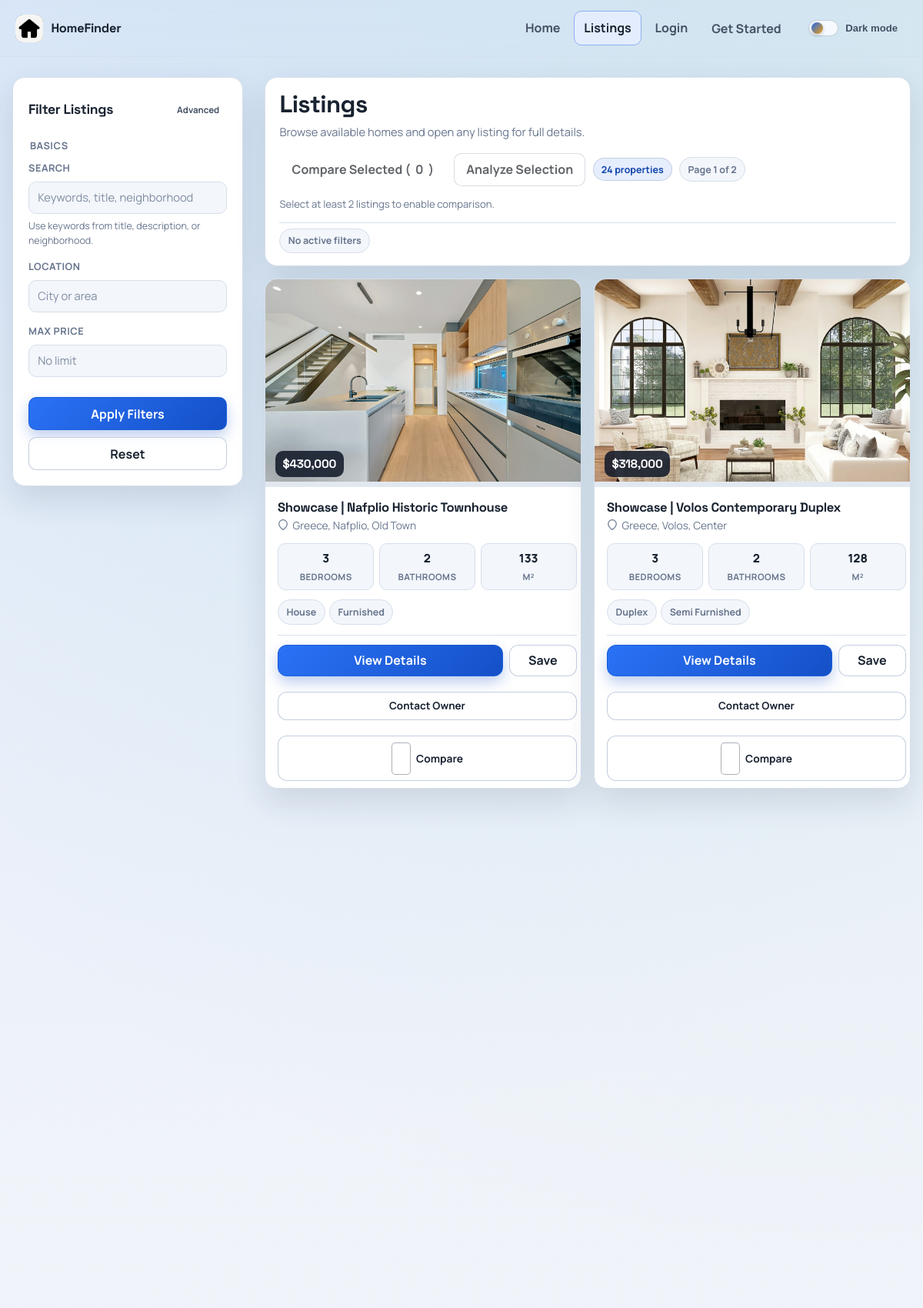
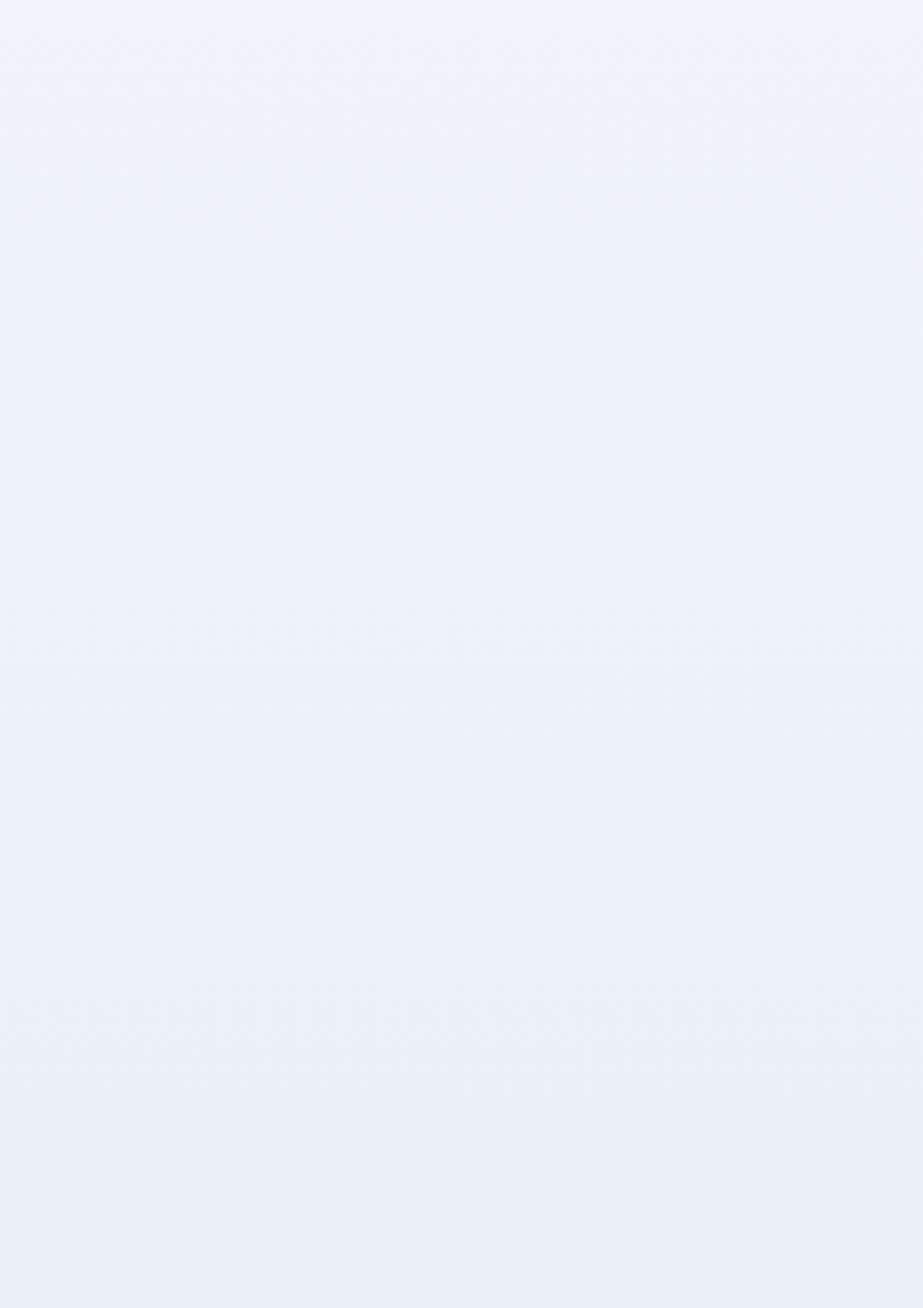
The page /listings (upper part) on the database its author committed (2 pictures, top to bottom).
### app/db/models/listing.py (models this page shows)
class Listing(Base):
    __tablename__ = "listings"
    id = Column(Integer, primary_key=True, index=True)
    title = Column(String, nullable=False)
    price = Column(Integer, nullable=False, index=True)
    location = Column(String, nullable=False, index=True)
    size = Column(Integer, nullable=False)
    image_url = Column(String, nullable=False)
    bedrooms = Column(Integer, nullable=False)
    bathrooms = Column(Integer, nullable=False)
    property_type = Column(String, nullable=False, index=True)
    furnished = Column(String, nullable=False)
    description = Column(String, nullable=False)
    owner_id = Column(Integer, ForeignKey("users.id"), nullable=False)
    owner = relationship("User", back_populates="listings")
    favorites = relationship("Favorite", back_populates="listing", cascade="all, delete-orphan")
    inquiries = relationship("Inquiry", back_populates="listing", cascade="all, delete-orphan")
    reservations = relationship("Reservation", back_populates="listing", cascade="all, delete-orphan")
    viewings = relationship("Viewing", back_populates="listing", cascade="all, delete-orphan")
    price_history = relationship("ListingPriceHistory", back_populates="listing", cascade="all, delete-orphan")

### app/web/routers/listings.py (the view)
@router.get("/listings", response_class=HTMLResponse)
def listings_page(
    request: Request,
    page: int = 1,
    page_size: int = 12,
    q: str | None = None,
    location: str | None = None,
    min_price: str | None = None,
    max_price: str | None = None,
    min_bedrooms: str | None = None,
    max_bedrooms: str | None = None,
    min_bathrooms: str | None = None,
    max_bathrooms: str | None = None,
    property_type: str | None = None,
    furnished: str | None = None,
    compare_error: str | None = None,
    compare_seed: str | None = None,
    compare_selected: str | None = None,
    db: Session = Depends(get_db),
):
    parsed_min_price = parse_optional_int_query(min_price)
    parsed_max_price = parse_optional_int_query(max_price)
    parsed_min_bedrooms = parse_optional_int_query(min_bedrooms)
    parsed_max_bedrooms = parse_optional_int_query(max_bedrooms)
    parsed_min_bathrooms = parse_optional_int_query(min_bathrooms)
    parsed_max_bathrooms = parse_optional_int_query(max_bathrooms)
    compare_error_message = COMPARE_ERROR_MESSAGES.get(compare_error)
    preselected_compare_ids = _parse_preselected_compare_ids(compare_seed, compare_selected)
    current_user_id, saved_listing_ids = _saved_listing_state(request, db)
    try:
        listing_filter = ListingFilter(
            query=q,
            location=location,
            min_price=parsed_min_price,
            max_price=parsed_max_price,
            min_bedrooms=parsed_min_bedrooms,
            max_bedrooms=parsed_max_bedrooms,
            min_bathrooms=parsed_min_bathrooms,
            max_bathrooms=parsed_max_bathrooms,
            property_type=property_type,
            furnished=furnished,
        )
    except ValidationError:
        return template_response(
            request,
            "listings.html",
            {
                "listings": [],
                "page": 1,
                "page_size": min(max(page_size, 1), 24),
                "total": 0,
                "total_pages": 1,
                "query": q or "",
                "location": location or "",
                "min_price": parsed_min_price,
                "max_price": parsed_max_price,
                "min_bedrooms": parsed_min_bedrooms,
                "max_bedrooms": parsed_max_bedrooms,
                "min_bathrooms": parsed_min_bathrooms,
                "max_bathrooms": parsed_max_bathrooms,
                "property_type": property_type or "",
                "furnished": furnished or "",
                "error": "Invalid search filters. Please correct your min/max values.",
                "can_save_listings": current_user_id is not None,
                "saved_listing_ids": saved_listing_ids,
                "preselected_compare_ids": preselected_compare_ids,
                "hidden_preselected_compare_ids": sorted(preselected_compare_ids),
            },
            status_code=400,
        )
    page_payload = search_listings_paginated_use_case(
        db,
        listing_filter,
        page=max(page, 1),
        page_size=min(max(page_size, 1), 24),
    )
    page_listing_ids = {item.id for item in page_payload.items}
    hidden_preselected_compare_ids = sorted(preselected_compare_ids.difference(page_listing_ids))
    total_pages = max((page_payload.total + page_payload.page_size - 1) // page_payload.page_size, 1)
    return template_response(
        request,
        "listings.html",
        {
            "listings": page_payload.items,
            "page": page_payload.page,
            "page_size": page_payload.page_size,
            "total": page_payload.total,
            "total_pages": total_pages,
            "query": q or "",
            "location": location or "",
            "min_price": parsed_min_price,
            "max_price": parsed_max_price,
            "min_bedrooms": parsed_min_bedrooms,
            "max_bedrooms": parsed_max_bedrooms,
            "min_bathrooms": parsed_min_bathrooms,
            "max_bathrooms": parsed_max_bathrooms,
            "property_type": property_type or "",
            "furnished": furnished or "",
            "error": compare_error_message,
            "can_save_listings": current_user_id is not None,
            "saved_listing_ids": saved_listing_ids,
            "preselected_compare_ids": preselected_compare_ids,
            "hidden_preselected_compare_ids": hidden_preselected_compare_ids,
        },
    )

### app/core/logger.py (called while the page is built)
    def filter(self, record: logging.LogRecord) -> bool:
        context = get_request_context()
        record.request_id = context.get("request_id") or "-"
        record.ip_address = context.get("ip_address") or "-"
        record.user_agent = context.get("user_agent") or "-"
        return True

### app/templates/listings.html (shortened to what this page needs)
{% extends "base.html" %}
{% block content %}
<div class="listings-shell">
  <aside class="panel filters-panel" data-reveal>
    <div class="filters-head">
      <h2>Filter Listings</h2>
      <button type="button" id="toggle-advanced" class="ghost-btn" style="font-size: 0.72rem; padding: 0.35rem 0.55rem;">Advanced</button>
    </div>
    <form method="get" action="/listings" aria-label="Listing filters">
      <fieldset class="filter-section">
        <legend>Basics</legend>
      <div class="filter-group">
        <label for="q-filter">Search</label>
        <input id="q-filter" name="q" type="text" value="{{ query }}" placeholder="Keywords, title, neighborhood" aria-describedby="q-filter-help" />
        <p id="q-filter-help" class="field-help">Use keywords from title, description, or neighborhood.</p>
      </div>
      <div class="filter-group">
        <label for="location-filter">Location</label>
        <input id="location-filter" name="location" type="text" value="{{ location }}" placeholder="City or area" />
      </div>
      <div class="filter-group">
        <label for="max-price-filter">Max Price</label>
        <input id="max-price-filter" name="max_price" type="number" value="{{ max_price if max_price is not none else '' }}" placeholder="No limit" inputmode="numeric" />
      </div>
      </fieldset>
      <div class="filter-actions">
        <button type="submit" class="btn btn-primary">Apply Filters</button>
        <a href="/listings" class="btn btn-outline">Reset</a>
      </div>
    </form>
  </aside>
  <main class="results-wrap">
    <section class="panel results-toolbar" data-reveal>
      <div class="results-toolbar-top">
        <div>
          <h1>Listings</h1>
          <p class="results-toolbar-subtle">Browse available homes and open any listing for full details.</p>
        </div>
        <div class="toolbar-actions">
          <div class="compare-tools" aria-label="Listing comparison tools">
            <button id="compare-submit" type="submit" form="compare-form" class="btn btn-outline" disabled>Compare Selected (<span id="compare-count">0</span>)</button>
            <a id="decision-lab-link" href="/listings/decision-lab" class="btn btn-outline" aria-disabled="true">Analyze Selection</a>
          </div>
          <span class="meta-pill">{{ total }} properties</span>
          <span class="toolbar-chip">Page {{ page }} of {{ total_pages }}</span>
        </div>
      </div>
      <p class="compare-help">Select at least 2 listings to enable comparison.</p>
      <div class="active-filters">
        {% if not query and not location and not min_price and not max_price and not min_bedrooms and not min_bathrooms and not property_type and not furnished %}
        <span class="toolbar-chip">No active filters</span>
        {% endif %}
      </div>
    </section>
    <section class="listings-grid" data-stagger>
      {% for listing in listings %}
      <article class="panel listing-card" data-reveal>
        <div class="listing-media">
          {% if listing.image_url %}
          <img src="{{ listing_image_url(listing.image_url) }}" alt="{{ listing.title }}" loading="lazy" onerror="this.onerror=null;this.src='/static/listing-placeholder.svg';" />
          {% else %}
          <div style="width: 100%; height: 100%; display: flex; align-items: center; justify-content: center;">
            <svg width="44" height="44" fill="none" stroke="#94a3b8" stroke-width="2" viewBox="0 0 24 24"><path d="M3 9l9-7 9 7v11a2 2 0 0 1-2 2H5a2 2 0 0 1-2-2z"></path></svg>
          </div>
          {% endif %}
          <span class="listing-price">${{ "{:,}".format(listing.price) }}</span>
        </div>
        <div class="listing-body">
          <div>
            <h3 class="listing-title"><a href="/listings/{{ listing.id }}">{{ listing.title }}</a></h3>
            <div class="listing-location">
              <svg width="14" height="14" fill="none" stroke="currentColor" stroke-width="2" viewBox="0 0 24 24"><path d="M21 10c0 7-9 13-9 13s-9-6-9-13a9 9 0 0 1 18 0z"></path></svg>
              <span>{{ listing.location }}</span>
            </div>
          </div>
          <div class="listing-meta">
            <div class="listing-meta-item">
              <span class="listing-meta-value">{{ listing.bedrooms }}</span>
              <span class="listing-meta-label">Bedrooms</span>
            </div>
            <div class="listing-meta-item">
              <span class="listing-meta-value">{{ listing.bathrooms }}</span>
              <span class="listing-meta-label">Bathrooms</span>
            </div>
            <div class="listing-meta-item">
              <span class="listing-meta-value">{{ listing.size }}</span>
              <span class="listing-meta-label">m²</span>
            </div>
          </div>
          <div class="listing-tags">
            <span class="toolbar-chip">{{ listing.property_type|replace('_', ' ')|title if listing.property_type else 'Property' }}</span>
            <span class="toolbar-chip">{{ listing.furnished|replace('_', ' ')|title if listing.furnished else 'Furnishing N/A' }}</span>
          </div>
          <div class="listing-actions">
            <a href="/listings/{{ listing.id }}" class="btn btn-primary listing-main-action">View Details</a>
            {% if can_save_listings %}
            {% set is_saved = listing.id in saved_listing_ids %}
            <form method="post" action="/listings/{{ listing.id }}/{{ 'unsave' if is_saved else 'save' }}" style="margin: 0;" data-save-toggle="true" data-listing-id="{{ listing.id }}">
              <input type="hidden" name="csrf_token" value="{{ csrf_token }}" />
              <input type="hidden" name="next_path" value="{{ request.url.path }}{% if request.url.query %}?{{ request.url.query }}{% endif %}" />
              <button type="submit" class="btn {{ 'btn-primary' if is_saved else 'btn-outline' }} listing-save-action" aria-label="{{ 'Unsave listing' if is_saved else 'Save listing' }}" data-saved-label="Saved" data-unsaved-label="Save">
                {{ 'Saved' if is_saved else 'Save' }}
              </button>
            </form>
            {% else %}
            <a href="/login" class="btn btn-outline listing-save-action">Save</a>
            {% endif %}
          </div>
          <div class="listing-contact">
            <a href="/listings/{{ listing.id }}#contact-owner" class="btn btn-outline btn-sm">Contact Owner</a>
          </div>
          <div class="listing-compare-action">
            <label class="compare-toggle">
              <input
                type="checkbox"
                value="{{ listing.id }}"
                data-compare-checkbox="1"
                aria-label="Select {{ listing.title }} for comparison"
              />
              Compare
            </label>
          </div>
        </div>
      </article>
      {% endfor %}
    </section>
  </main>
</div>
{% endblock %}

### app/templates/base.html (shortened to what this page needs)
<!doctype html>
<html lang="en">
  <head>
    {% if request.app.state.app_env == "production" and
    request.app.state.use_minified_assets %}
    <link rel="stylesheet" href="/static/styles.min.css?v=ui-polish-7" />
    {% else %}
    <link rel="stylesheet" href="/static/styles.css?v=ui-polish-7" />
    {% endif %}
  </head>
  <body class="is-ready">
    {% set current_path = request.url.path %}
    <div class="page-shell">
      <header class="site-header marketplace-header" data-header>
        <div class="header-inner marketplace-header-inner">
          <a href="/" class="brand">
            <img src="/static/logo.jpg" alt="HomeFinder" class="brand-mark" width="36" height="36" />
            <span class="brand-text">HomeFinder</span>
          </a>
          <nav
            class="site-nav marketplace-nav"
            data-menu
            aria-label="Primary navigation"
          >
            <ul class="nav-list">
              <li><a href="/" {% if current_path == '/' %}aria-current="page"{% endif %}>Home</a></li>
              <li><a href="/listings" {% if current_path.startswith('/listings') and current_path != '/listings/new' %}aria-current="page"{% endif %}>Listings</a></li>
              {% if request.session.get("user_id") %}
              <li><a href="/dashboard" {% if current_path.startswith('/dashboard') %}aria-current="page"{% endif %}>Dashboard</a></li>
              <li><a href="/messages/my" {% if current_path.startswith('/messages') %}aria-current="page"{% endif %}>Messages</a></li>
              <li><a href="/account" {% if current_path.startswith('/account') or current_path.startswith('/change-password') %}aria-current="page"{% endif %}>Account</a></li>
              {% if request.session.get("user_role") == "admin" %}
              <li><a href="/admin" {% if current_path.startswith('/admin') %}aria-current="page"{% endif %}>Admin</a></li>
              {% endif %}
              <li><a href="/listings/new" class="cta-link">Add Listing</a></li>
              {% else %}
              <li><a href="/login" {% if current_path.startswith('/login') %}aria-current="page"{% endif %}>Login</a></li>
              <li><a href="/users/register" class="cta-link">Get Started</a></li>
              {% endif %}
            </ul>
            <button
              type="button"
              class="theme-toggle"
              data-theme-toggle
              aria-label="Switch color theme"
              title="Switch color theme"
            >
              <span class="theme-track" aria-hidden="true">
                <span class="theme-thumb"></span>
              </span>
              <span class="theme-label" data-theme-label>Dark mode</span>
            </button>
          </nav>
        </div>
      </header>
      <main id="main-content" class="container page-main" tabindex="-1">
        {% block content %}{% endblock %}
      </main>
    </div>
  </body>
</html>

### app/templates/base.html (style rules this page uses)
:root { --hf-footer-bg: #0f1b2d; --hf-footer-text: #c8d4e6; }
.page-shell { min-height: 100vh; display: flex; flex-direction: column; }
.site-header.marketplace-header { border-bottom-color: color-mix(in srgb, var(--line) 82%, transparent); }
.header-inner.marketplace-header-inner { width: min(1180px, calc(100% - 0.5rem)); }
.site-nav.marketplace-nav { gap: 0.6rem; }
.site-nav.marketplace-nav a { text-decoration: none; color: var(--text-secondary); font-weight: 650; }
.site-nav.marketplace-nav a[aria-current="page"] { color: var(--text-primary); }
.container.page-main { width: min(1180px, 100% - 2rem); margin: 1.6rem auto 2.5rem; padding: 0; flex: 1; }

### rows shown on the page
Listing: image_url (picture), price "430,000", title "Showcase | Nafplio Historic Townhouse", location "Greece, Nafplio, Old Town", bedrooms "3", bathrooms "2", size "133", property_type "House", furnished "Furnished"
Listing: image_url (picture), price "318,000", title "Showcase | Volos Contemporary Duplex", location "Greece, Volos, Center", bedrooms "3", bathrooms "2", size "128", property_type "Duplex", furnished "Semi Furnished"

### other values the page prints
{{ total }} "24"
{{ page }} "1"
{{ total_pages }} "2"
